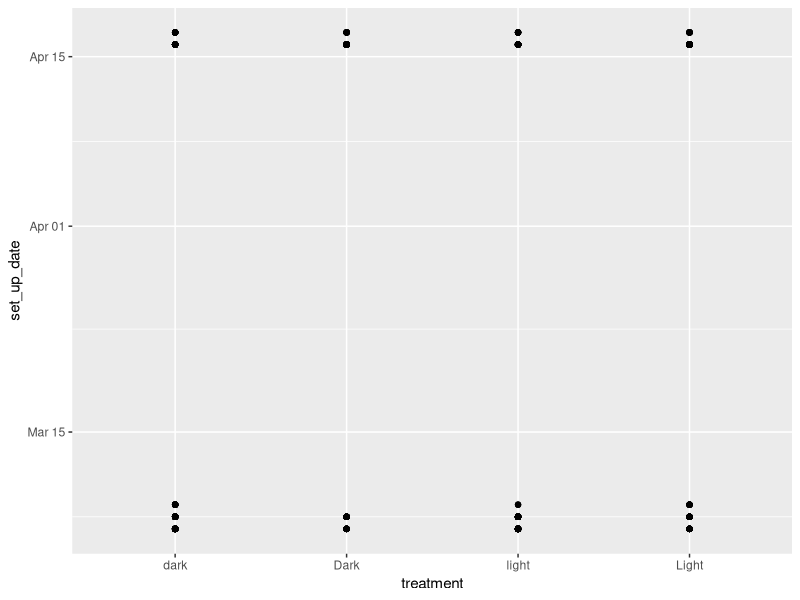
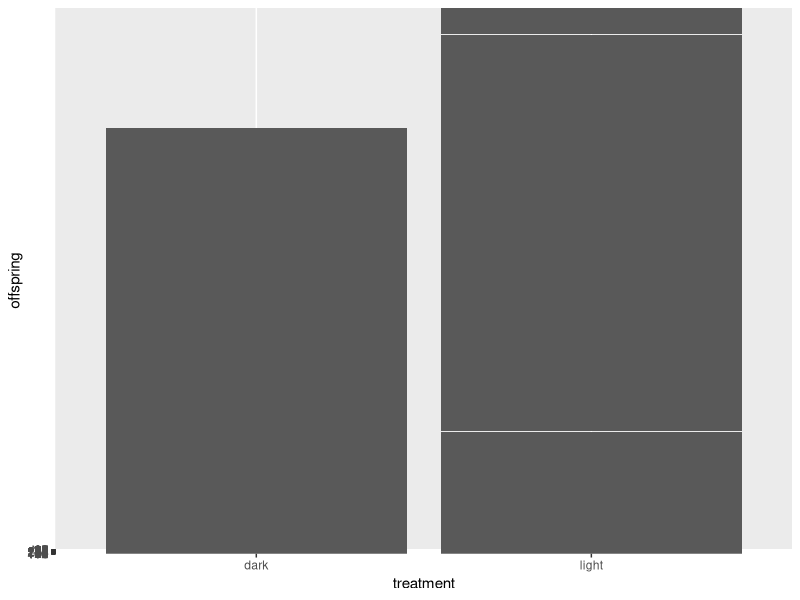
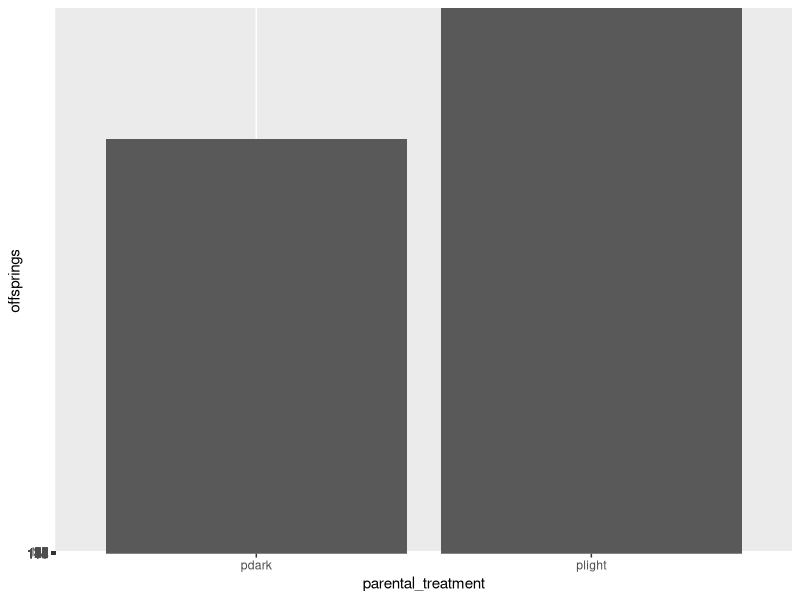

The R script that drew these images, in order: (Note: this script raises an error after producing the figures.)
library(tidyverse)
library(readxl)
library(kableExtra)

#Read Data in
elegansdata <- read_excel("Data/elegans.xlsx")
readxl::read_excel("Data/elegans.xlsx")
excel_sheets("Data/elegans.xlsx")

#The different sheets 
read_excel(path = "Data/elegans.xlsx", sheet = "reproduction_f0")
read_excel(path = "Data/elegans.xlsx", sheet = "reproduction_f1")
read_excel(path = "Data/elegans.xlsx", sheet = "lifespan_f0")
read_excel(path = "Data/elegans.xlsx", sheet = "f1_lifespan")

#Checking the data
summary(read_excel(path = "Data/elegans.xlsx", sheet = "reproduction_f1"))
head(read_excel(path = "Data/elegans.xlsx", sheet = "lifespan_f0"))
head(read_excel(path = "Data/elegans.xlsx", sheet = "f1_lifespan"))
head(read_excel(path = "Data/elegans.xlsx", sheet = "reproduction_f0"))
glimpse(read_excel(path = "Data/elegans.xlsx", sheet = "f1_lifespan"))
summary(read_excel(path = "Data/elegans.xlsx", sheet = "f1_lifespan"))
head(read_excel(path = "Data/elegans.xlsx", sheet = "f1_lifespan"))

# Visualising the data 
(read_excel(path = "Data/elegans.xlsx", sheet = "f1_lifespan")) %>% 
  ggplot(aes(x=treatment,
             y=set_up_date))+
  geom_point()

read_excel(path = "Data/elegans.xlsx", sheet = "reproduction_f0") %>% 
  ggplot(aes(x=treatment,
             y=offspring))+
  geom_col()

read_excel(path = "Data/elegans.xlsx", sheet = "reproduction_f1") %>%
ggplot(aes(x= parental_treatment,
           y=offsprings))+
  geom_col()

# Attempt to look at days living for f1/f0 c.elegans
(read_excel(path = "Data/elegans.xlsx", sheet = "f1_lifespan"))

f1lifespan_wide <- (read_excel(path = "Data/elegans.xlsx", sheet = "f1_lifespan")) %>% 
  pivot_wider(names_from=worm, values_from=worm, id_cols=worm) %>% 
  mutate(difference=death_date-set_up_date)

difftime(set_up_date, death_date, days)
     
